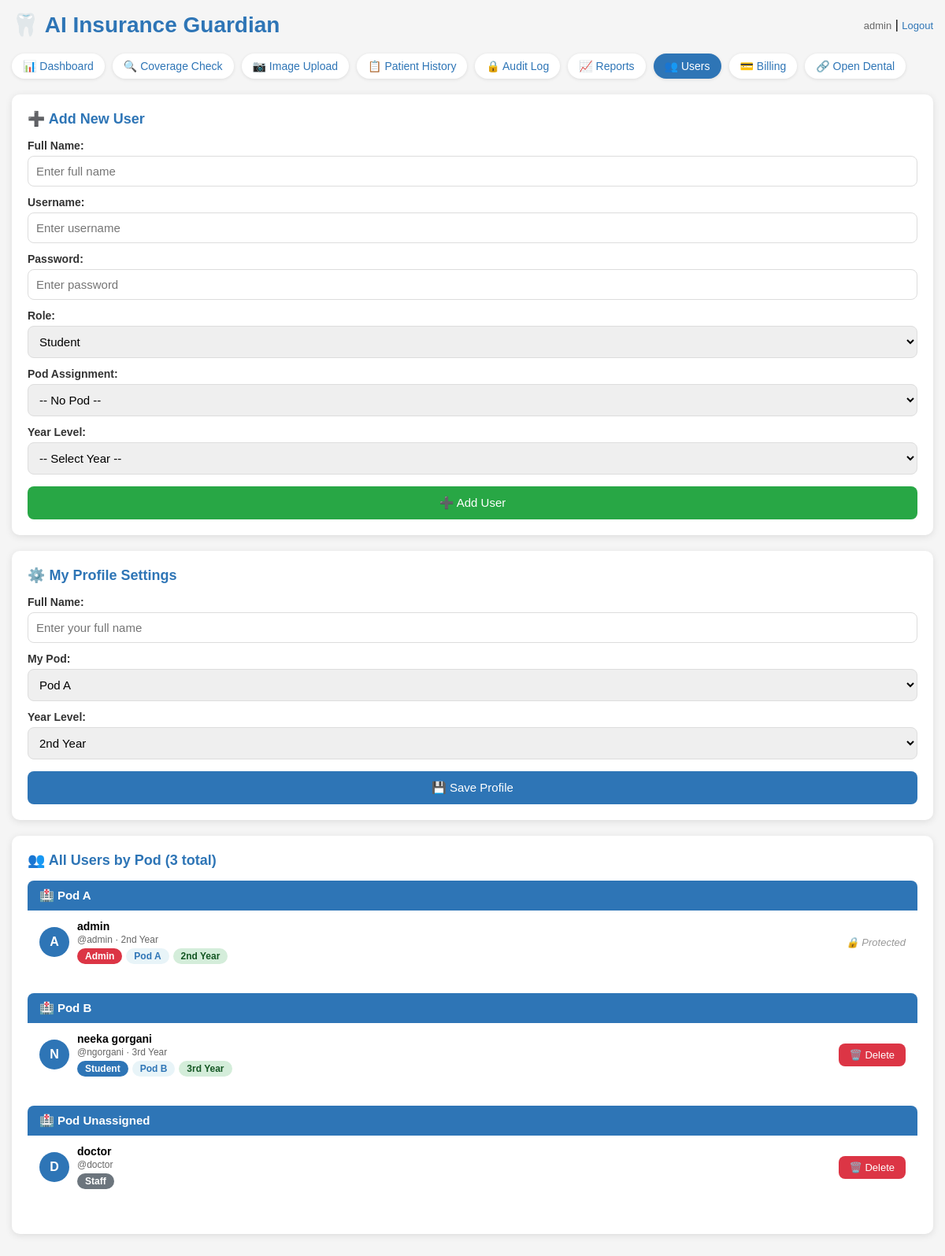
The app's page /users (signed in) with its own data.
### tables this page shows
CREATE TABLE users (
            id INTEGER PRIMARY KEY,
            username TEXT UNIQUE NOT NULL,
            password TEXT NOT NULL,
            role TEXT DEFAULT 'staff'
        , pod TEXT DEFAULT NULL, year_level TEXT DEFAULT NULL, full_name TEXT DEFAULT NULL);

### app.py (the view)
@app.route("/users", methods=["GET", "POST"])
@login_required
def users():
    conn = get_db()
    cursor = conn.cursor()
    cursor.execute("SELECT id, username, full_name, role, pod, year_level FROM users")
    all_users = cursor.fetchall()
    conn.close()
    return render_template("users.html", all_users=all_users)

### app.py (called while the page is built)
def get_db():
    conn = sqlite3.connect("insurance_guardian.db")
    conn.row_factory = sqlite3.Row
    return conn

@login_manager.user_loader
def load_user(user_id):
    conn = get_db()
    cursor = conn.cursor()
    cursor.execute("SELECT id, username, role, pod, year_level, full_name FROM users WHERE id = ?", (user_id,))
    row = cursor.fetchone()
    conn.close()
    if row:
        return User(row[0], row[1], row[2], row[3], row[4], row[5])
    return None

### templates/users.html (shortened to what this page needs)
<!DOCTYPE html>
<html>
<head>
</head>
<body>
    <div class="header">
        <h1>🦷 AI Insurance Guardian</h1>
        <div>
            <span class="user-info">{{ current_user.username }}</span> |
            <a href="/logout" class="logout">Logout</a>
        </div>
    </div>
    <div class="nav">
        <a href="/dashboard">📊 Dashboard</a>
        <a href="/">🔍 Coverage Check</a>
        <a href="/upload">📷 Image Upload</a>
        <a href="/history">📋 Patient History</a>
        <a href="/audit">🔒 Audit Log</a>
        <a href="/reports">📈 Reports</a>
        <a href="/users" class="active">👥 Users</a>
        <a href="/billing">💳 Billing</a>
        <a href="/opendental">🔗 Open Dental</a>
    </div>
    {% if current_user.role == 'admin' %}
    <div class="form-box">
        <h2>➕ Add New User</h2>
        <form method="POST" action="/users/add">
            <label>Full Name:</label>
            <input type="text" name="full_name" placeholder="Enter full name" required>
            <label>Username:</label>
            <input type="text" name="username" placeholder="Enter username" required>
            <label>Password:</label>
            <input type="password" name="password" placeholder="Enter password" required>
            <label>Role:</label>
            <select name="role">
                <option value="student">Student</option>
            </select>
            <label>Pod Assignment:</label>
            <select name="pod">
                <option value="">-- No Pod --</option>
            </select>
            <label>Year Level:</label>
            <select name="year_level">
                <option value="">-- Select Year --</option>
            </select>
            <button type="submit" class="add-btn">➕ Add User</button>
        </form>
    </div>
    {% endif %}
    <div class="profile-box">
        <h2>⚙️ My Profile Settings</h2>
        <form method="POST" action="/users/update_profile">
            <label>Full Name:</label>
            <input type="text" name="full_name" placeholder="Enter your full name" value="{{ current_user.full_name or '' }}">
            <label>My Pod:</label>
            <select name="pod">
                <option value="A" {% if current_user.pod == 'A' %}selected{% endif %}>Pod A</option>
            </select>
            <label>Year Level:</label>
            <select name="year_level">
                <option value="2nd Year" {% if current_user.year_level == '2nd Year' %}selected{% endif %}>2nd Year</option>
            </select>
            <button type="submit" class="save-btn">💾 Save Profile</button>
        </form>
    </div>
    {% if current_user.role == 'admin' %}
    <div class="users-box">
        <h2>👥 All Users by Pod ({{ all_users|length }} total)</h2>
        {% set pods = ['A', 'B', 'C', 'D', 'E', 'F', 'None'] %}
        {% for pod in pods %}
        {% set pod_users = all_users|selectattr('4', 'equalto', pod if pod != 'None' else none)|list %}
        {% if pod_users %}
        <div class="pod-section">
            <div class="pod-header">🏥 Pod {{ pod if pod != 'None' else 'Unassigned' }}</div>
            {% for user in pod_users %}
            <div class="user-row">
                <div class="user-info-row">
                    <div class="user-avatar">{{ user[2][0]|upper if user[2] else user[1][0]|upper }}</div>
                    <div>
                        <div class="user-name">{{ user[2] or user[1] }}</div>
                        <div class="user-meta">
                            @{{ user[1] }}
                            {% if user[5] %} · {{ user[5] }}{% endif %}
                        </div>
                        <div style="margin-top:4px; display:flex; gap:5px; flex-wrap:wrap;">
                            {% if user[3] == 'admin' %}<span class="badge badge-admin">Admin</span>
                            {% elif user[3] == 'pod_faculty' %}<span class="badge badge-pod-faculty">Pod Faculty</span>
                            {% elif user[3] == 'student' %}<span class="badge badge-student">Student</span>
                            {% else %}<span class="badge badge-staff">Staff</span>{% endif %}
                            {% if user[4] %}<span class="badge badge-pod">Pod {{ user[4] }}</span>{% endif %}
                            {% if user[5] %}<span class="badge badge-year">{{ user[5] }}</span>{% endif %}
                        </div>
                    </div>
                </div>
                {% if user[1] != 'admin' %}
                <form method="POST" action="/users/delete/{{ user[0] }}" onsubmit="return confirm('Delete user {{ user[2] or user[1] }}? This will permanently delete all their data.')">
                    <button type="submit" class="delete-btn">🗑️ Delete</button>
                </form>
                {% else %}
                <span class="protected">🔒 Protected</span>
                {% endif %}
            </div>
            {% endfor %}
        </div>
        {% endif %}
        {% endfor %}
    </div>
    {% endif %}
</body>
</html>

### templates/users.html (style rules this page uses)
* { box-sizing: border-box; margin: 0; padding: 0; }
body { font-family: Arial, sans-serif; background-color: #f5f5f5; padding: 15px; }
.header { display: flex; justify-content: space-between; align-items: center; margin-bottom: 20px; flex-wrap: wrap; gap: 10px; }
h1 { color: #2E75B6; font-size: clamp(20px, 4vw, 28px); }
.nav { display: flex; flex-wrap: wrap; gap: 10px; margin-bottom: 20px; }
.nav a { color: #2E75B6; text-decoration: none; font-size: 14px; background: white; padding: 8px 14px; border-radius: 20px; box-shadow: 0 1px 4px rgba(0,0,0,0.1); }
.nav a.active { background: #2E75B6; color: white; }
.user-info { color: #666; font-size: 13px; }
.logout { color: #2E75B6; text-decoration: none; font-size: 13px; }
.form-box { background: white; padding: 20px; border-radius: 10px; box-shadow: 0 2px 10px rgba(0,0,0,0.1); margin-bottom: 20px; }
.form-box h2 { color: #2E75B6; margin-bottom: 15px; font-size: 18px; }
label { font-weight: bold; display: block; margin-bottom: 5px; color: #333; font-size: 14px; margin-top: 12px; }
input, select { width: 100%; padding: 10px; border: 1px solid #ddd; border-radius: 8px; font-size: 15px; }
.add-btn { background: #28a745; color: white; border: none; padding: 12px; border-radius: 8px; font-size: 15px; cursor: pointer; width: 100%; margin-top: 15px; }
.users-box { background: white; padding: 20px; border-radius: 10px; box-shadow: 0 2px 10px rgba(0,0,0,0.1); margin-bottom: 20px; }
.users-box h2 { color: #2E75B6; margin-bottom: 15px; font-size: 18px; }
.pod-section { margin-bottom: 25px; }
.pod-header { background: #2E75B6; color: white; padding: 10px 15px; border-radius: 8px 8px 0 0; font-weight: bold; font-size: 15px; }
.user-row { display: flex; justify-content: space-between; align-items: center; padding: 12px 15px; border-bottom: 1px solid #eee; flex-wrap: wrap; gap: 10px; background: white; }
.user-row:last-child { border-bottom: none; border-radius: 0 0 8px 8px; }
.user-avatar { width: 38px; height: 38px; border-radius: 50%; background: #2E75B6; color: white; display: flex; align-items: center; justify-content: center; font-weight: bold; font-size: 16px; flex-shrink: 0; }
.user-name { font-weight: bold; font-size: 14px; }
.user-meta { font-size: 12px; color: #666; margin-top: 2px; }
.user-info-row { display: flex; align-items: center; gap: 10px; }
.badge { padding: 3px 10px; border-radius: 10px; font-size: 12px; font-weight: bold; }
.badge-admin { background: #dc3545; color: white; }
.badge-student { background: #2E75B6; color: white; }
.badge-staff { background: #6c757d; color: white; }
.badge-pod { background: #e8f4f8; color: #2E75B6; }
.badge-year { background: #d4edda; color: #155724; }
.delete-btn { background: #dc3545; color: white; border: none; padding: 7px 14px; border-radius: 8px; font-size: 13px; cursor: pointer; }
.protected { color: #999; font-size: 13px; font-style: italic; }
.profile-box { background: white; padding: 20px; border-radius: 10px; box-shadow: 0 2px 10px rgba(0,0,0,0.1); margin-bottom: 20px; }
.profile-box h2 { color: #2E75B6; margin-bottom: 15px; font-size: 18px; }
.save-btn { background: #2E75B6; color: white; border: none; padding: 12px; border-radius: 8px; font-size: 15px; cursor: pointer; width: 100%; margin-top: 15px; }

### records on screen
users: username "admin", pod "Pod A", year_level "2nd Year", username "A", role "Admin", pod "A", shows "🔒 Protected"
users: full_name "N", full_name "neeka gorgani", username "ngorgani", year_level "3rd Year", role "Student", pod "B"
users: username "D", username "doctor", role "Staff"

### other values on screen
{{ all_users|length }} "3"
{{ pod if pod != 'None' else 'Unassigned' }} "A" "B" "Unassigned"
